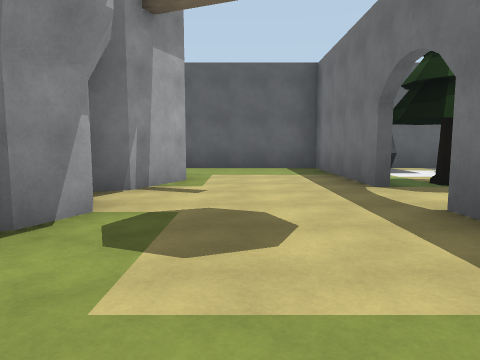
[1] (above)

16 first-person views from a walk through a scene from a Unity 3-D project. The camera is 1.3 m above the floor, tilts 6° down and sees 70° across. The floor is counted in squares, 2 m on a side. Each view is taken from the middle of a square. On the plan, view 1 faces up. The plan holds only what a view shows up to about 10 squares ahead; the rest is blank. The player is left out.

[2]
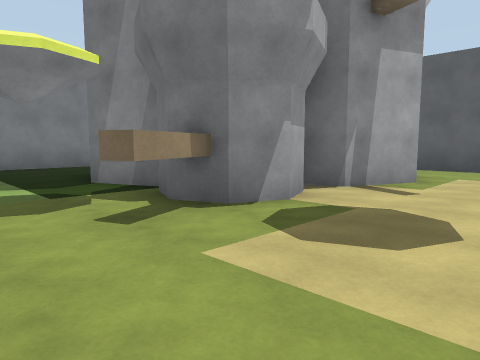

[3]
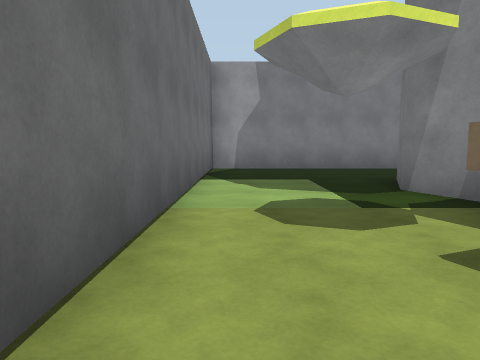

[4]
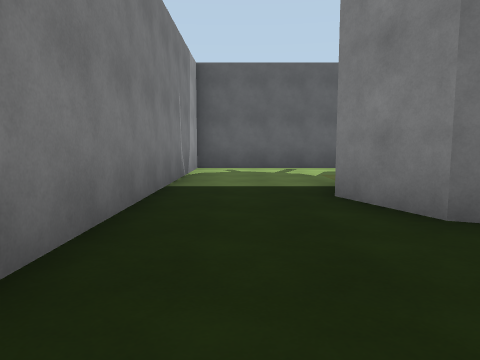

[5]
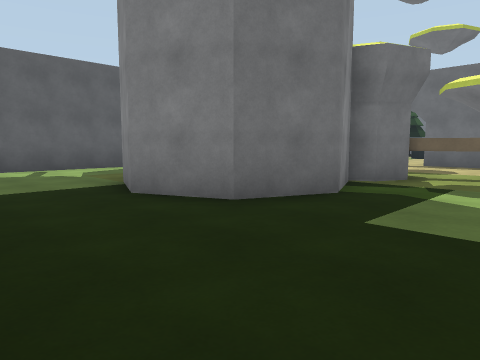

[6]
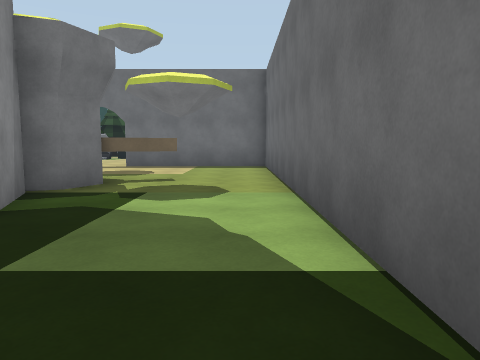

[7]
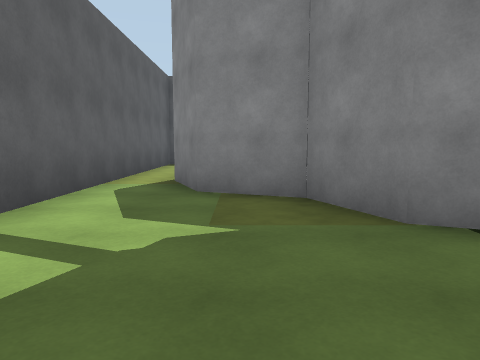

[8]
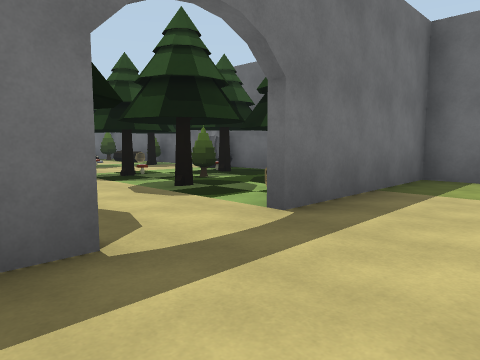

[9]
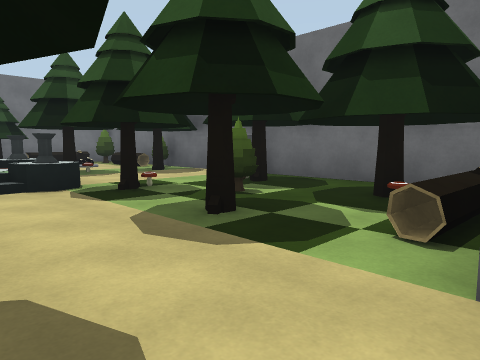

[10]
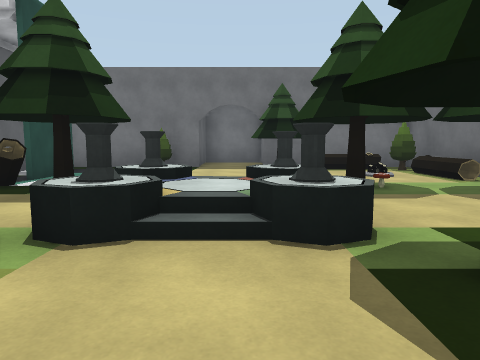

[11]
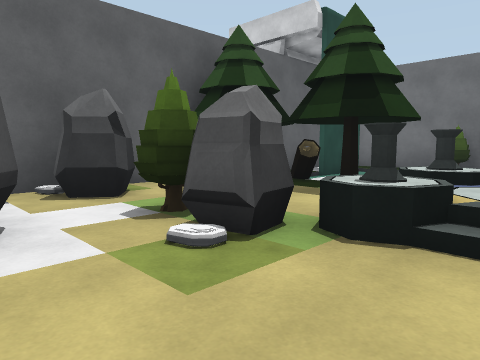

[12]
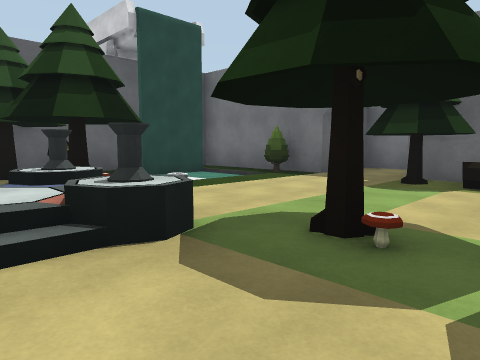

[13]
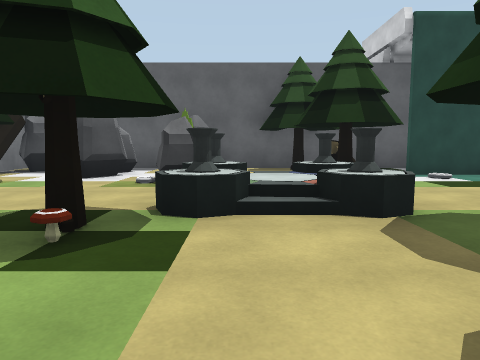

[14]
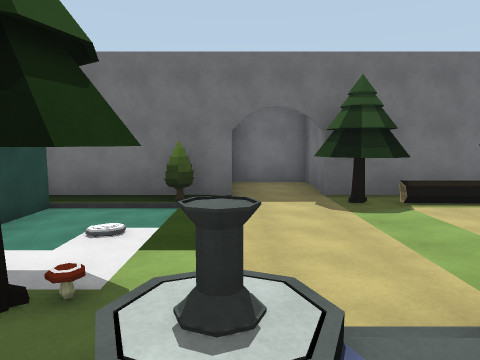

[15]
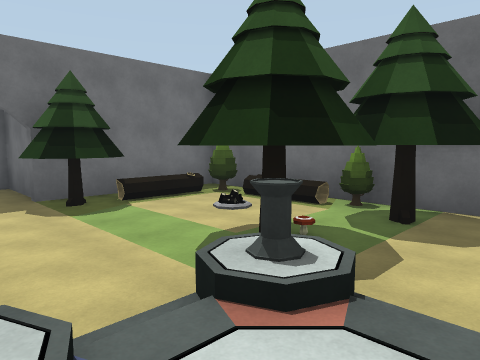

[16]
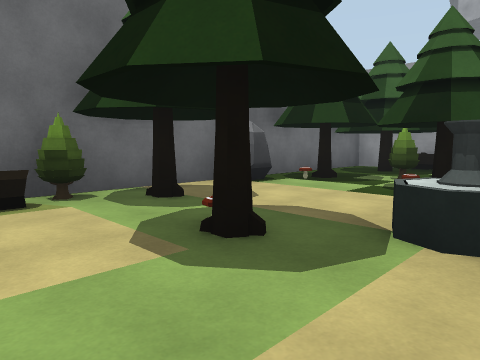

### Floor plan
Key: @ floor where view 1 was taken; # wall or solid block; . main floor; - floor 0.25 m lower than the main floor; / step, stairs or slope; ^ raised ledge; O other object.
Columns run from 10 left of view 1 to 18 right of it. Each row starts with its distance up from view 1.
 10 ############# ###
  9 #...........#O...O######
  8 #......#....##.O.O.OOO-###
  7 #.....## ...#O.O.O..O//-/#
  6 #....## ##..#.../O/.O.//O####
  5 #...##  #....O...//O........#
  4 #...#   #.........  ........#
  3 #...#####...#..O.OOO....O####
  2 #.......^...#O.O.O..O...O#
  1 #...........#OO..O..O./.O#
  0 #.........@.#...OO..OOO.O#
 -1 ##########################

Positions as (right, up) in squares from view 1, and headings:
1: (0, 0), facing up
2: (1, 0), facing up-left
3: (0, 0), facing left
4: (-8, 0), facing up
5: (-9, 0), facing up-right
6: (-8, 0), facing right
7: (-9, 7), facing right
8: (0, 6), facing down-right
9: (2, 5), facing down-right
10: (5, 4), facing right
11: (5, 4), facing up-right
12: (8, 1), facing up-right
13: (8, 0), facing up
14: (8, 5), facing right
15: (8, 5), facing down-right
16: (12, 4), facing down-left
